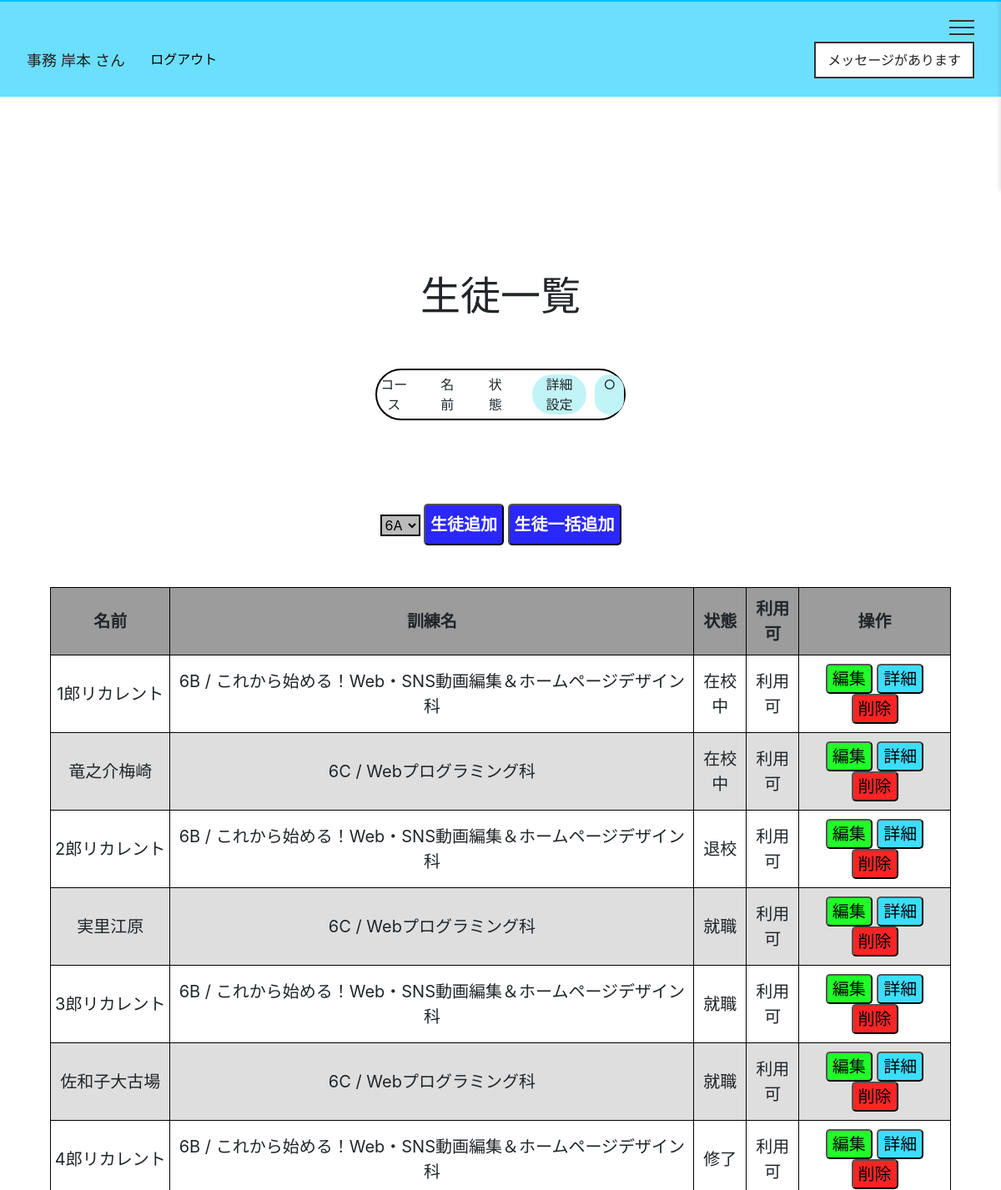
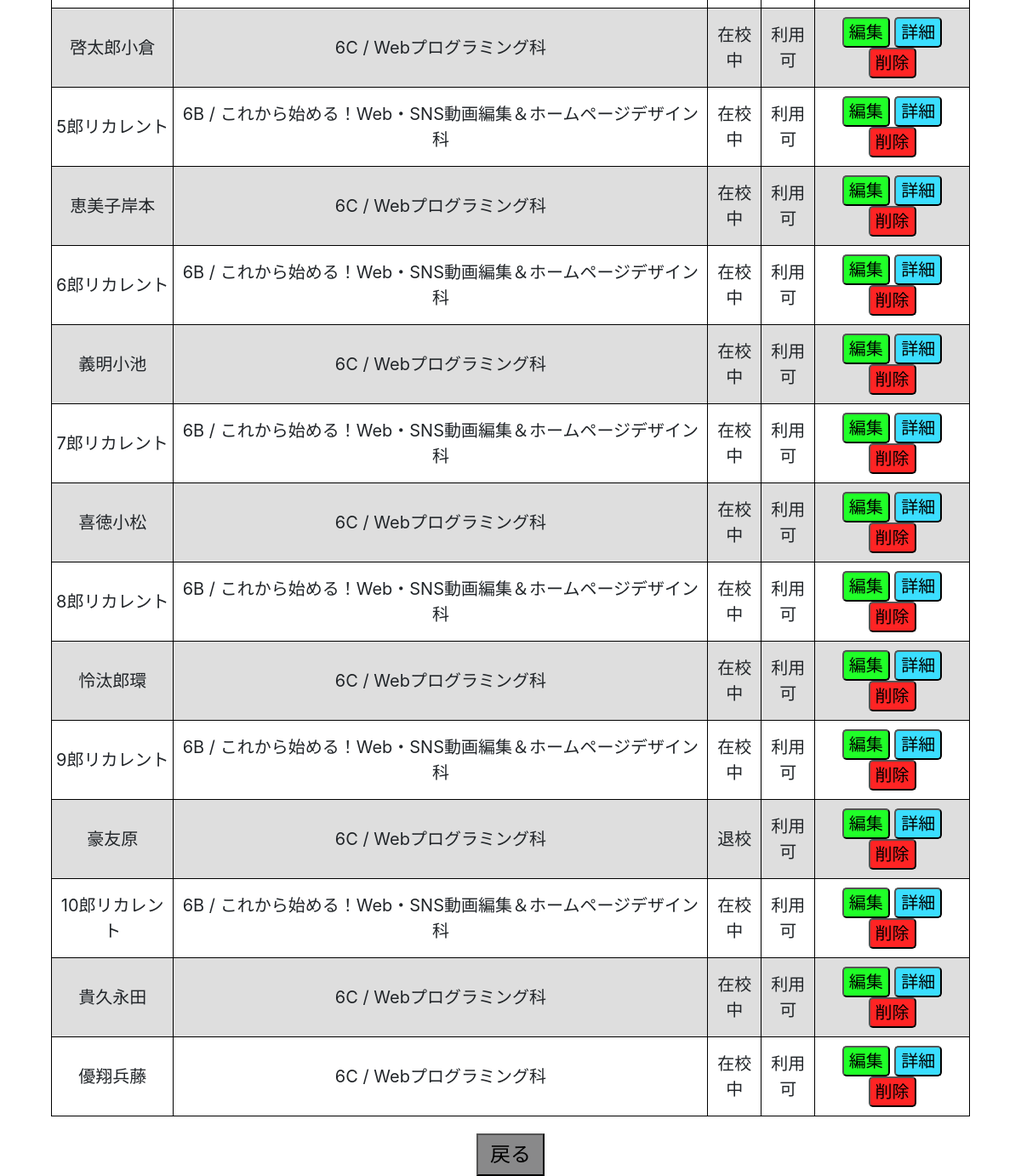
The app's page /admin_student_list.php with its own data (2 pictures, top to bottom).
### tables this page shows
CREATE TABLE `m_students` (
  `id` int(11) NOT NULL,
  `first_name` varchar(255) NOT NULL,
  `last_name` varchar(255) NOT NULL,
  `number` int(11) NOT NULL,
  `login_id` varchar(255) NOT NULL,
  `password` varchar(255) NOT NULL,
  `status_id` int(11) NOT NULL,
  `course_id` int(11) NOT NULL,
  `created_at` datetime NOT NULL DEFAULT current_timestamp(),
  `updated_at` datetime NOT NULL DEFAULT current_timestamp() ON UPDATE current_timestamp()
);

CREATE TABLE `m_rooms` (
  `id` int(11) NOT NULL,
  `name` varchar(255) NOT NULL,
  `created_at` datetime NOT NULL,
  `updated_at` datetime NOT NULL
);

CREATE TABLE `m_courses` (
  `id` int(11) NOT NULL,
  `name` varchar(255) NOT NULL,
  `start_date` date NOT NULL,
  `end_date` date NOT NULL,
  `room_id` int(11) NOT NULL,
  `category_id` int(11) NOT NULL,
  `created_at` datetime NOT NULL,
  `updated_at` datetime NOT NULL
);

CREATE TABLE `m_student_status` (
  `id` int(11) NOT NULL,
  `name` varchar(255) NOT NULL,
  `created_at` datetime NOT NULL DEFAULT current_timestamp(),
  `updated_at` datetime NOT NULL DEFAULT current_timestamp() ON UPDATE current_timestamp()
);

### functions/functions.php (called while the page is built, shortened)
<?php
function db_connect()
{
    $dsn = 'mysql:host=' . DB_HOST . ';dbname=' . DB_NAME . ';charset=utf8mb4';
    $db = new PDO($dsn, DB_USER, DB_PASS);
    $db->setAttribute(PDO::ATTR_EMULATE_PREPARES, false);
    $db->setAttribute(PDO::ATTR_ERRMODE, PDO::ERRMODE_EXCEPTION);
    $db->setAttribute(PDO::ATTR_DEFAULT_FETCH_MODE, PDO::FETCH_ASSOC);
    return $db;
}
function h($str)
{
    return htmlspecialchars($str, ENT_QUOTES, 'UTF-8');
}
function get_students($filters = [], $is_display_end = false)
{
    $db = db_connect();
    $sql = 'SELECT
            s.id AS student_id,
            CONCAT(s.last_name, s.first_name) AS student_name,
            s.number,
            ss.name AS status_name,
            c.name AS course_name,
            c.end_date,
            r.name AS room_name
            FROM m_students s
            JOIN m_student_status ss ON s.status_id = ss.id
            JOIN m_courses c ON s.course_id = c.id
            JOIN m_rooms r ON c.room_id = r.id
            JOIN m_courses_categories cc ON c.category_id = cc.id';
    $filter_definition = [
        'course_id' => 's.course_id',
        'status_id' => 's.status_id',
        'number'    => 's.number',
    ];
    $where_clauses = [];
    $params = [];
    $now_date = date('Y-m-d');
    if (!$is_display_end) {
        $where_clauses[] = 'c.end_date >= :now_date';
        $params[':now_date'] = $now_date;
    }
    if (!empty($where_clauses)) {
        $sql .= ' WHERE ' . implode(' AND ', $where_clauses);
    }
    $sql .= ' ORDER BY s.number ASC, r.id ASC';
    $stmt = $db->prepare($sql);
    $stmt->execute($params);
    return $stmt->fetchAll(PDO::FETCH_ASSOC);
}

### admin_student_list.php (the view, shortened to what this page needs)
<?php
require_once __DIR__ . '/functions/functions.php';
try {
    $students = get_students();
} catch (PDOException $e) {
    check($e);
}
?>
<?php
$db = db_connect();
$sql = 'SELECT * FROM m_rooms ORDER BY id ASC,name ASC';
$stmt = $db->prepare($sql);
$stmt->execute();
$course_name = $stmt->fetchAll(PDO::FETCH_ASSOC);
?>
<!DOCTYPE html>
<html lang="ja">
<head>
    <link rel="stylesheet" href="https://cdn.jsdelivr.net/npm/destyle.css@4.0.1/destyle.min.css">
    <link rel="stylesheet" href="https://stackpath.bootstrapcdn.com/bootstrap/4.5.0/css/bootstrap.min.css">
    <link rel="stylesheet" href="./css/style.css">
</head>
<body>
    <?php require_once __DIR__ . '/inc/admin_header.php'; ?>
    <main>
        <p class="h1">生徒一覧</p>
        <div class="admin-student-list">
            <div class="admin-stuent-search-area">
                <div class="admin-student-flex">
                    <p class="ad-stu_search">コース</p>
                    <p class="ad-stu_search">名前</p>
                    <p class="ad-stu_search">状態</p>
                    <div class="admin-student-flex-btn">
                        <div class="search-btn">
                            <p class="ad-stu_search">詳細設定</p>
                        </div>
                        <div class="search-btn">
                            <p class="ad-stu_search">○</p>
                        </div>
                    </div>
                </div>
            </div>
        </div>
        <div class="admin-student-select">
            <div class="admin-add-flex">
                <label for="ad-stu_select">
                    <select name="ad-stu_select" id="ad-stu_select" class="cc-select_style">
                        <?php foreach ($course_name as $course): ?>
                            <option value="<?= h($course['id']); ?>" style="background-color: white;"><?= h($course['name']); ?></option>
                        <?php endforeach; ?>
                    </select>
                </label>
                <a href="#">
                    <button type="btn" class="add-btn">生徒追加</button>
                </a>
                <a href="#">
                    <button type="btn" class="add-btn">生徒一括追加</button>
                </a>
            </div>
        </div>
        <div class="table-area">
            <table class="ad-stu-list-table">
                <thead>
                    <tr class="ad-stu-headTr">
                        <th class="ad-stu-list-th">名前</th>
                        <th class="ad-stu-list-th">訓練名</th>
                        <th class="ad-stu-list-th">状態</th>
                        <th class="ad-stu-list-th">利用可</th>
                        <th class="ad-stu-list-th">操作</th>
                    </tr>
                </thead>
                <tbody class="ad-stu-list-tbody">
                    <?php foreach ($students as $student): ?>
                        <tr class="ad-stu-list-tr">
                            <td class="ad-stu-list-td"><?= h($student['student_name']); ?></td>
                            <td class="ad-stu-list-td"><?= h($student['room_name']); ?>&nbsp;/&nbsp;<?= h($student['course_name']); ?></td>
                            <td class="ad-stu-list-td"><?= h($student['status_name']); ?></td>
                            <td class="ad-stu-list-td">利用可</td>
                            <td class="ad-stu-list-td td-btn-flex">
                                <a href="#">
                                    <button type="btn" class="controle-btn controle-edit">編集</button>
                                </a>
                                <a href="#">
                                    <button type="btn" class="controle-btn controle-detail">詳細</button>
                                </a>
                                <a href="#">
                                    <button type="btn" class="controle-btn controle-delete">削除</button>
                                </a>
                            </td>
                        </tr>
                    <?php endforeach; ?>
                </tbody>
            </table>
        </div>
        <div class="previous-btn">
            <a href="#">
                <button type="btn" class="prev-btn">戻る</button>
            </a>
        </div>
    </main>
</body>
</html>

### css/style.css (style rules this page uses)
.h1 { text-align: center; font-size: 48px; padding-block: 210px 50px; }
.cc-select_style { background-color: #BBBBBB; border: 2px solid #000; appearance: auto; }
.admin-student-list { padding-block-end: 100px; }
.admin-student-flex { margin: 0 auto; display: flex; gap: 30px; justify-content: center; text-align: center; align-items: center; margin: 0 auto; display: flex; border: 2px solid #000; border-radius: 50px; padding-block: 5px; width: 25%; }
.ad-stu_search { margin: 0; align-items: center; }
.admin-student-flex-btn { display: flex; gap: 10px; }
.search-btn { margin: 0; align-items: center; background-color: #C1F4F7; border-radius: 50px; width: inherit; height: inherit; padding-inline: 10px; }
.add-btn { background-color: #2B27FF; color: white; font-weight: bold; font-size: 20px; text-align: center; border-radius: 5px; width: inherit; height: 50px; }
.admin-student-select { display: flex; justify-content: center; gap: 100px; padding-block-end: 50px; }
table.ad-stu-list-table { width: 90%; margin: 0 auto; border-collapse: collapse; font-size: 20px; }
th.ad-stu-list-th { background-color: #9C9C9C; border: 1px solid #000; text-align: center; padding-block: 10px; }
td.ad-stu-list-td { border: 1px solid #000; text-align: center; padding-block: 10px; }
tr.ad-stu-list-tr:nth-child(even) { background-color: #DEDEDE; }
.controle-btn { color: #000; border-radius: 5px; width: inherit; }
.controle-edit { background-color: #20FF28; }
.controle-detail { background-color: #3BDEFF; }
.controle-delete { background-color: #FF2424; }
.previous-btn { margin: 0 auto; text-align: center; padding-block-start: 20px; }
.prev-btn { background-color: rgba(6, 6, 7, 0.47); color: #000; font-size: 24px; width: 80px; height: 50px; }

### records on screen
m_students: student_name "1郎リカレント", m_rooms.name "6B", course.name "これから始める！Web・SNS動画編集＆ホームページデザイン科", status.name "在校中"
m_students: student_name "竜之介梅崎", m_rooms.name "6C", course.name "Webプログラミング科", status.name "在校中"
m_students: student_name "2郎リカレント", m_rooms.name "6B", course.name "これから始める！Web・SNS動画編集＆ホームページデザイン科", status.name "退校"
m_students: student_name "実里江原", m_rooms.name "6C", course.name "Webプログラミング科", status.name "就職"
m_students: student_name "3郎リカレント", m_rooms.name "6B", course.name "これから始める！Web・SNS動画編集＆ホームページデザイン科", status.name "就職"
m_students: student_name "佐和子大古場", m_rooms.name "6C", course.name "Webプログラミング科", status.name "就職"
m_students: student_name "4郎リカレント", m_rooms.name "6B", course.name "これから始める！Web・SNS動画編集＆ホームページデザイン科", status.name "修了"
m_students: student_name "啓太郎小倉", m_rooms.name "6C", course.name "Webプログラミング科", status.name "在校中"
m_students: student_name "5郎リカレント", m_rooms.name "6B", course.name "これから始める！Web・SNS動画編集＆ホームページデザイン科", status.name "在校中"
m_students: student_name "恵美子岸本", m_rooms.name "6C", course.name "Webプログラミング科", status.name "在校中"
m_students: student_name "6郎リカレント", m_rooms.name "6B", course.name "これから始める！Web・SNS動画編集＆ホームページデザイン科", status.name "在校中"
m_students: student_name "義明小池", m_rooms.name "6C", course.name "Webプログラミング科", status.name "在校中"
m_students: student_name "7郎リカレント", m_rooms.name "6B", course.name "これから始める！Web・SNS動画編集＆ホームページデザイン科", status.name "在校中"
m_students: student_name "喜徳小松", m_rooms.name "6C", course.name "Webプログラミング科", status.name "在校中"
m_students: student_name "8郎リカレント", m_rooms.name "6B", course.name "これから始める！Web・SNS動画編集＆ホームページデザイン科", status.name "在校中"
m_students: student_name "怜汰郎環", m_rooms.name "6C", course.name "Webプログラミング科", status.name "在校中"
m_students: student_name "9郎リカレント", m_rooms.name "6B", course.name "これから始める！Web・SNS動画編集＆ホームページデザイン科", status.name "在校中"
m_students: student_name "豪友原", m_rooms.name "6C", course.name "Webプログラミング科", status.name "退校"
m_students: student_name "10郎リカレント", m_rooms.name "6B", course.name "これから始める！Web・SNS動画編集＆ホームページデザイン科", status.name "在校中"
m_students: student_name "貴久永田", m_rooms.name "6C", course.name "Webプログラミング科", status.name "在校中"
m_students: student_name "優翔兵藤", m_rooms.name "6C", course.name "Webプログラミング科", status.name "在校中"

### other values on screen
form field ad-stu_select "6A"
